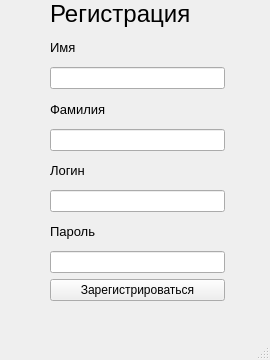
<?xml version="1.0" encoding="UTF-8"?>
<ui version="4.0">
 <class>RegistrationForm</class>
 <widget class="QMainWindow" name="RegistrationForm">
  <property name="geometry">
   <rect>
    <x>0</x>
    <y>0</y>
    <width>270</width>
    <height>360</height>
   </rect>
  </property>
  <property name="minimumSize">
   <size>
    <width>270</width>
    <height>360</height>
   </size>
  </property>
  <property name="maximumSize">
   <size>
    <width>270</width>
    <height>360</height>
   </size>
  </property>
  <property name="windowTitle">
   <string>Registation</string>
  </property>
  <widget class="QWidget" name="centralwidget">
   <widget class="QWidget" name="">
    <property name="geometry">
     <rect>
      <x>50</x>
      <y>0</y>
      <width>175</width>
      <height>301</height>
     </rect>
    </property>
    <layout class="QVBoxLayout" name="verticalLayout">
     <item>
      <widget class="QLabel" name="label">
       <property name="font">
        <font>
         <pointsize>18</pointsize>
        </font>
       </property>
       <property name="text">
        <string>Регистрация</string>
       </property>
      </widget>
     </item>
     <item>
      <widget class="QLabel" name="label_4">
       <property name="font">
        <font>
         <pointsize>10</pointsize>
        </font>
       </property>
       <property name="text">
        <string>Имя</string>
       </property>
      </widget>
     </item>
     <item>
      <widget class="QLineEdit" name="nameTextBox"/>
     </item>
     <item>
      <widget class="QLabel" name="label_5">
       <property name="font">
        <font>
         <pointsize>10</pointsize>
        </font>
       </property>
       <property name="text">
        <string>Фамилия</string>
       </property>
      </widget>
     </item>
     <item>
      <widget class="QLineEdit" name="surnameTextBox"/>
     </item>
     <item>
      <widget class="QLabel" name="label_2">
       <property name="font">
        <font>
         <pointsize>10</pointsize>
        </font>
       </property>
       <property name="text">
        <string>Логин</string>
       </property>
      </widget>
     </item>
     <item>
      <widget class="QLineEdit" name="loginTextBox"/>
     </item>
     <item>
      <widget class="QLabel" name="label_3">
       <property name="font">
        <font>
         <pointsize>10</pointsize>
        </font>
       </property>
       <property name="text">
        <string>Пароль</string>
       </property>
      </widget>
     </item>
     <item>
      <widget class="QLineEdit" name="passwordTextBox"/>
     </item>
     <item>
      <widget class="QPushButton" name="registerButton">
       <property name="text">
        <string>Зарегистрироваться</string>
       </property>
      </widget>
     </item>
    </layout>
   </widget>
  </widget>
  <widget class="QMenuBar" name="menubar">
   <property name="geometry">
    <rect>
     <x>0</x>
     <y>0</y>
     <width>270</width>
     <height>26</height>
    </rect>
   </property>
  </widget>
  <widget class="QStatusBar" name="statusbar"/>
 </widget>
 <resources/>
 <connections/>
</ui>
